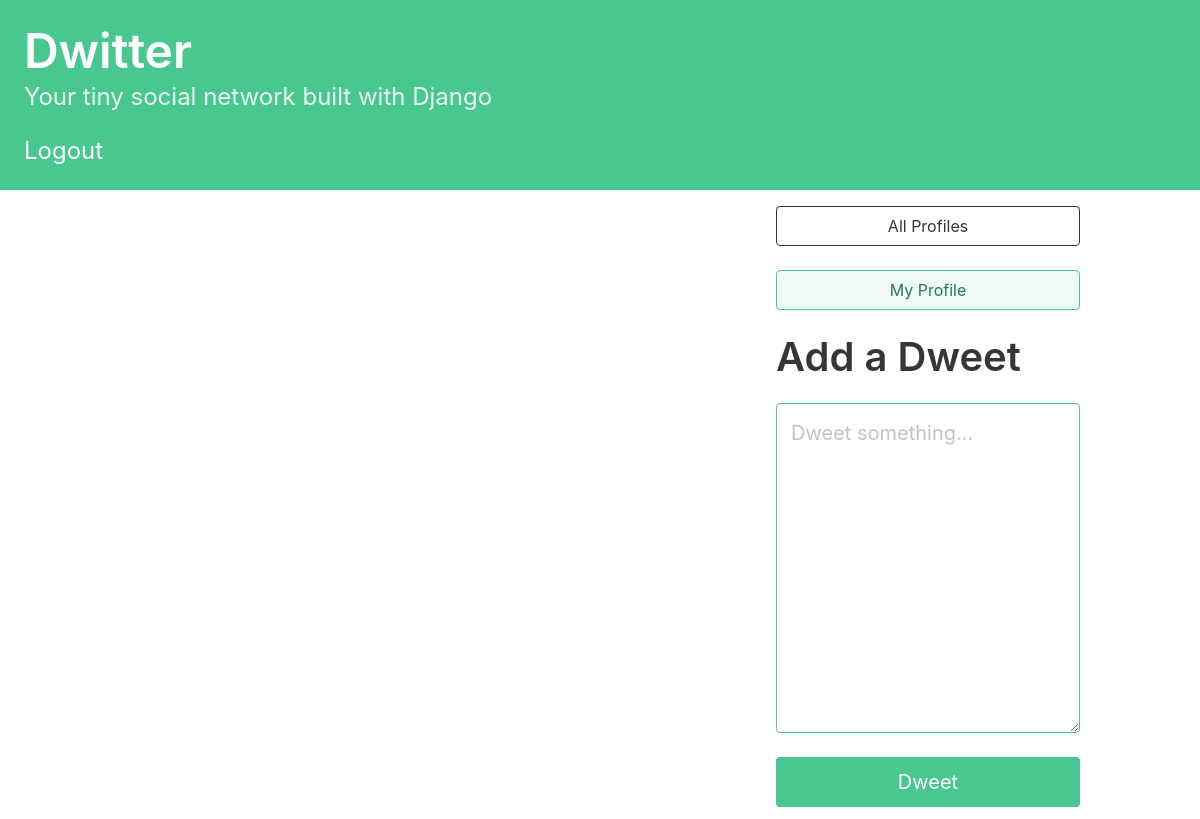
The app's page /dashboard/ (signed in), older data.
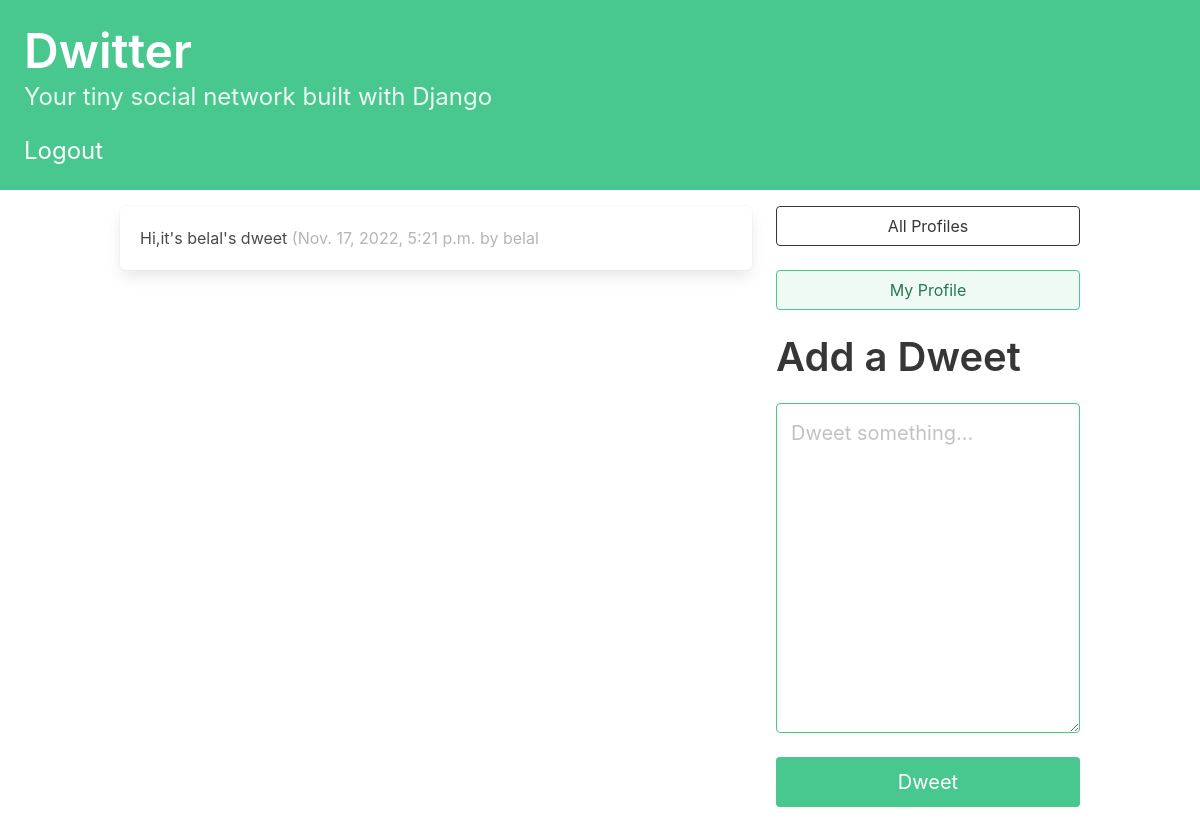
The same page, newer data.
### dwitter/models.py (models this page shows, shortened)
class Dweet(models.Model):
 user = models.ForeignKey(User,
    related_name="dweets",
    on_delete=models.DO_NOTHING)
 body = models.CharField(max_length=140)
 created_at = models.DateTimeField(auto_now_add=True)

### dwitter/views.py (the view)
# urls.py: path("dashboard/", dashboard, name="dashboard"),
def dashboard(request):
 if request.user.is_authenticated:
  form = DweetForm(request.POST or None)
  if request.method == "POST":
   if form.is_valid():
    dweet = form.save(commit=False)
    dweet.user = request.user
    dweet.save()
    return redirect("dashboard")
  followed_dweets = Dweet.objects.filter(
    user__profile__in=request.user.profile.follows.all()
     ).order_by("-created_at")
  return render(
     request,
     "dwitter/dashboard.html",
     {"form": form, "dweets": followed_dweets},
    )
 else:
   return redirect('%s?next=%s' % (settings.LOGIN_URL, request.path))

### dwitter/forms.py
class DweetForm(forms.ModelForm):
 body = forms.CharField(
                 required=True,
                 widget=forms.widgets.Textarea(
                 attrs={
                 "placeholder": "Dweet something...",
                 "class": "textarea is-success is-medium",
                       }
                   ),
                 label="",
                )
 class Meta:
  model = Dweet
  exclude = ("user", )

### dwitter/templates/dwitter/dashboard.html (shortened to what this page needs)
{% extends 'base.html' %}
{% block content %}
<div class="column">
    {% for dweet in dweets %}
    <div class="box">
    {{dweet.body}}
    <span class="is-small has-text-grey-light">
    ({{ dweet.created_at }} by {{ dweet.user.username }}
    </span>
    </div>
    {% endfor %}
</div>
<div class="column is-one-third">
<div class="block">
<a href="{% url 'profile_list' %} ">
<button class="button is-dark is-outlined is-fullwidth">
All Profiles
</button>
</a>
</div>
<div class="block">
<a href="{% url 'profile' request.user.profile.id %} ">
<button class="button is-success is-light is-outlined is-fullwidth">
My Profile
</button>
</a>
</div>
<div class="block">
<div class="block">
<h2 class="title is-2">Add a Dweet</p>
</div>
<div class="block">
<form method="post">
{{ form.as_p }}
<button class="button is-success is-fullwidth is-medium mt-5"
type="submit">Dweet
</button>
</form>
</div>
</div>
</div>
{% endblock content %}

Row changes from the older to the newer data that the page shows:
added Dweet: body "Hi,it's belal's dweet", created_at "Nov. 17, 2022, 5:21 p.m.", user.username "belal"
